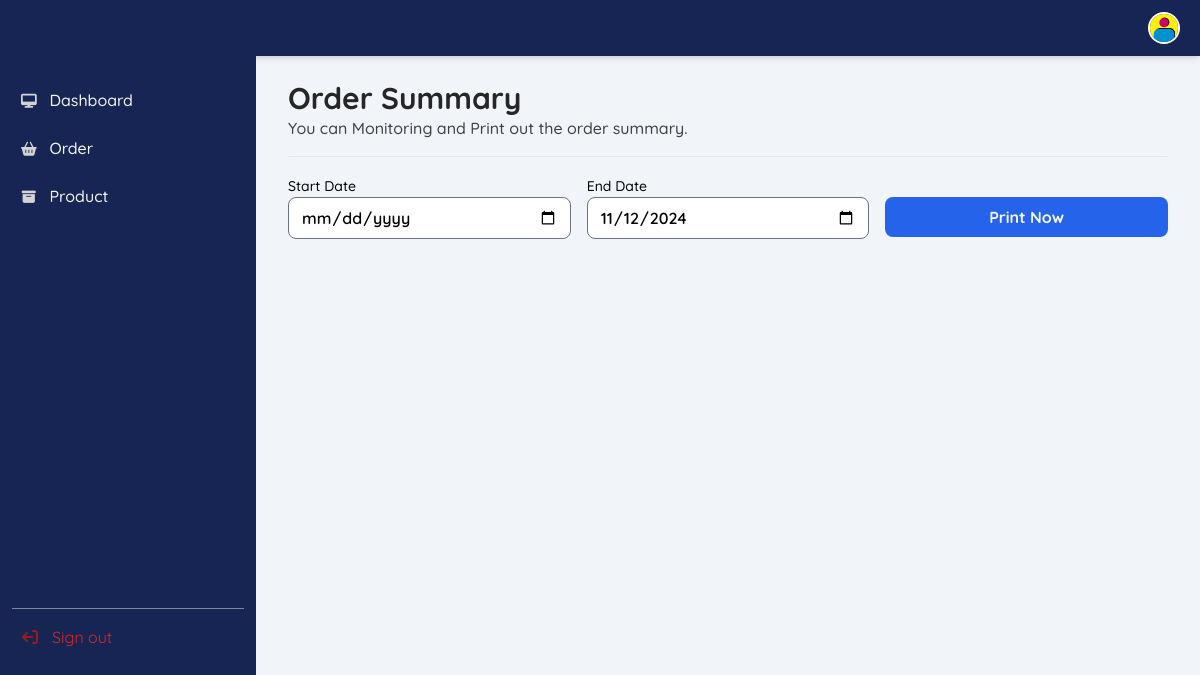
/summary.php (signed in), run on the app's committed database.
### tables this page shows
CREATE TABLE `menu` (
  `menu_id` int(11) NOT NULL,
  `menu_title` varchar(20) NOT NULL,
  `menu_url` varchar(100) NOT NULL,
  `menu_icon` varchar(255) NOT NULL,
  `menu_access` varchar(100) NOT NULL
);

### _navside.php (the view, shortened to what this page needs)
<nav class="fixed top-0 z-30 w-full bg-blue-950 shadow-md">
  <div class="px-3 py-3 lg:px-5 lg:pl-3">
    <div class="flex items-center justify-between">
      <div class="flex items-center justify-start rtl:justify-end">
        <a href="dashboard.php" class="flex ms-2 md:me-24">
          <p class="text-neutral-100 font-regular invisible md:visible">PRINT<span class="font-bold">MAX</span></p>
        </a>
      </div>
      <div class="flex items-center">
        <div class="flex items-center ms-3">
          <div>
            <button type="button" class="flex text-sm bg-gray-800 rounded-full focus:ring-4 focus:ring-gray-300" aria-expanded="false" data-dropdown-toggle="dropdown-user">
              <img class="w-8 h-8 rounded-full border-white border-2" src="assets/img/system/avatar.png" alt="user photo">
            </button>
          </div>
        </div>
      </div>
    </div>
  </div>
</nav>
<aside id="logo-sidebar" class="fixed top-0 left-0 z-40 w-64 h-screen pt-20 transition-transform -translate-x-full bg-blue-950 sm:translate-x-0" aria-label="Sidebar">
  <div class="h-full px-3 pb-4 overflow-y-auto bg-blue-950">
    <ul class="space-y-2 font-regular">
      <?php
      include_once 'conn.php';
      $role_id = $_SESSION['role_id'];
      $query = mysqli_query($con, "SELECT * FROM menu WHERE menu_access LIKE '%$role_id%'");
      while ($menus = mysqli_fetch_array($query)) {
      ?>
        <li class="hover:bg-neutral-950 rounded-lg hover:opacity-50">
          <a href="<?= $menus['menu_url']; ?>" class="flex items-center p-2 text-neutral-100 rounded-lg font-medium">
            <i class="fa <?= $menus['menu_icon']; ?> fa-sm fa-fw text-neutral-300"></i>
            <span class="ms-3 ml-2"><?= $menus['menu_title']; ?></span>
          </a>
        </li>
      <?php } ?>
      <li class="pt-96">
        <hr class="opacity-50">
      </li>
      <li class="hover:bg-neutral-950 rounded-lg hover:opacity-50">
        <a href="signout.php" class="flex items-center p-2 text-red-600 rounded-lg">
          <i class="fa fa-sign-out fa-rotate-180 fa-md fa-fw text-red-800"></i>
          <span class="ms-3 ml-2">Sign out</span>
        </a>
      </li>
    </ul>
  </div>
</aside>

### assets/css/custom.css (style rules this page uses)
body { font-family: "Quicksand", sans-serif; font-optical-sizing: auto; }

### data on the page
menu: menu_title "Dashboard"
menu: menu_title "Order"
menu: menu_title "Product"
